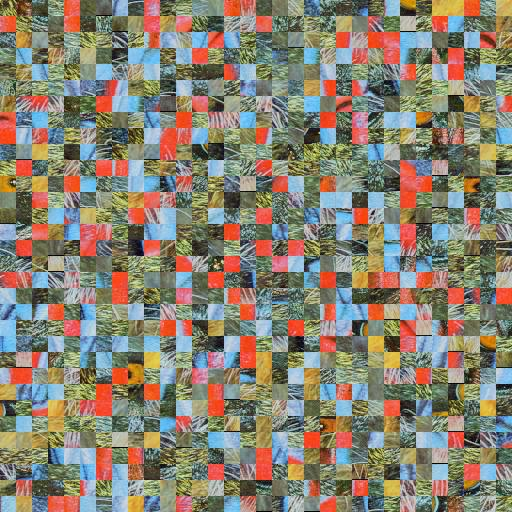
#> input picture puzzle.jpg, 512 x 512 px
$ python image_scrambler.py puzzle.jpg   (Python 2 division)   (older library calls are emulated)
#> lines starting #> are read from the running program, lines starting #| are printed output that depends on the picture
### util/flatten_image.py
#!/usr/bin/env python

import numpy as np
from puzzle.piece import Piece


def flatten_image(image, row_count, column_count, indexed=False):
    """Converts image into list of square pieces.

    Input image is chopped up into pieces of the specified number of rows and columns.
    Each list element is Piece that contains and id, shape, and image

    :params image: Input image.
    :params row_count: number of rows in the puzzle
    :params column_count: number of columns in the puzzle

    Usage::

        >>> from util.flatten_image import flatten_image
        >>> puzzle_array = flatten_image(image, 10, 10)

    """
    i,j,k = image.shape

    # calculate pixel height
    if i+1 % row_count:
        pixel_height = (i // row_count)
    else:
        pixel_height = (i // row_count) + 1

    # calculate pixel width
    if j+1 % column_count:
        pixel_width = (j // column_count)
    else:
        pixel_width = (j // column_count) + 1
    pieces = []

    top, bottom = (0, pixel_height)
    for y in range(row_count):
        left, right = (0, pixel_width)
        for x in range(column_count):
            piece = np.zeros((pixel_height, pixel_width, k))

            floor = min(bottom, i) - top
            wall = min(right, j) - left

            piece[:floor, :wall, :] = image[top:bottom, left:right, :]
            pieces.append(piece)

            left, right = (right, right + pixel_width)
        top, bottom = (bottom, bottom + pixel_height)

    if indexed:
        pieces = [Piece(value, index, None) for index, value in enumerate(pieces)]

    print(("=== Image flattened \n"
           "    Piece width : {0}\n"
           "    Piece height : {1}\n").format(pixel_width, pixel_height))

    return pieces

### util/inflate_image.py
import numpy as np

def inflate_image(pieces, rows, columns):
    """Assembles image from pieces.

    Given an array of pieces and desired image dimensions, function
    assembles image by stacking pieces.

    :params pieces:  Image pieces as an array.
    :params rows:    Number of rows in resulting image.
    :params columns: Number of columns in resulting image.

    Usage::

        >>> from util.flatten_image import flatten_image
        >>> from util.inflate_image import inflate_image
        >>> pieces, rows, cols = flatten_image(...)
        >>> original_img = inflate_image(pieces, rows, cols)

    """
    vertical_stack = []
    for i in range(rows):
        horizontal_stack = []
        for j in range(columns):
            horizontal_stack.append(pieces[i * columns + j])
        vertical_stack.append(np.hstack(horizontal_stack))

    return np.vstack(vertical_stack)

### image_scrambler.py
#!/usr/bin/env python2

"""Create puzzle from input image.

This file loads image and creates puzzle by dividing image
into square pieces and then shuffles pieces to produce random puzzle.

"""

# SYSTEM IMPORTS
import argparse
import os.path
import numpy as np
from scipy.misc import imread, imsave

# PROJECT IMPORTS
from util.flatten_image import flatten_image
from util.inflate_image import inflate_image

DEFAULT_PUZZLE_WIDTH = 10
DEFAULT_PUZZLE_HEIGHT = 10
DEFAULT_OUTPUT_DEST = "./puzzle.jpg"

COLOR_STRING = {
    "ERROR": "\033[31m[ERROR]\033[0m {0}",
    "SUCCESS": "\033[32m[SUCCESS]\033[0m {0}"
}

def print_messages(messages, level="SUCCESS"):
    """Prints given messages as colored strings"""
    print
    for message in messages:
        print COLOR_STRING[level].format(message)

def parse_arguments():
    """Parses input arguments required to create puzzle"""
    description = ("Create puzzle pieces from input image by random shuffling.\n"
                   "Maximum possible rectangle is cropped from original image.")


    parser = argparse.ArgumentParser(description=description,
                                     formatter_class=argparse.RawTextHelpFormatter)

    parser.add_argument("source",
                        type=str,
                        help="Path to the input file.")

    parser.add_argument("--destination", "-d",
                        type=str,
                        default=DEFAULT_OUTPUT_DEST,
                        help="Path to the output file.")

    parser.add_argument("--rows", "-r",
                        type=int,
                        default=DEFAULT_PUZZLE_HEIGHT,
                        help="Number of rows in the puzzle")

    parser.add_argument("--cols", "-c",
                        type=int,
                        default=DEFAULT_PUZZLE_WIDTH,
                        help="Number of columns in the puzzle")

    return parser.parse_args()

def validate_arguments(args):
    """Validates input arguments required to create puzzle"""
    errors = []

    if not os.path.isfile(args.source):
        errors.append("Image does not exist.")

    if len(errors) > 0:
        print_messages(errors, level="ERROR")
        exit()


def image_scramble(image_path, output_path, rows, columns):

#> called with image_path = 'puzzle.jpg', output_path = './puzzle.jpg', rows = 10, columns = 10
    image = imread(image_path)
#> image is the input picture: shape (512, 512, 3); mean R, G, B 137.1, 129.1, 112.9
    pieces = flatten_image(image, rows, columns)
#> after the loop in flatten_image, `for y in range(row_count):`:
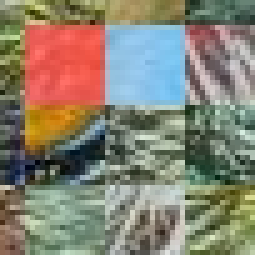
#> piece: shape (51, 51, 3) float64 (shown 5 times larger); mean R, G, B 135.6, 130.1, 113.9
#> after the loop in flatten_image, `for y in range(row_count):`: pieces = 100 items
#| === Image flattened
#|     Piece width : 51
#|     Piece height : 51
#> pieces = 100 items
    np.random.shuffle(pieces)
    puzzle = inflate_image(pieces, rows, columns)
#> after the loop in inflate_image, `for i in range(rows):`: vertical_stack = 10 items
#> in inflate_image, `return np.vstack(vertical_stack)`:
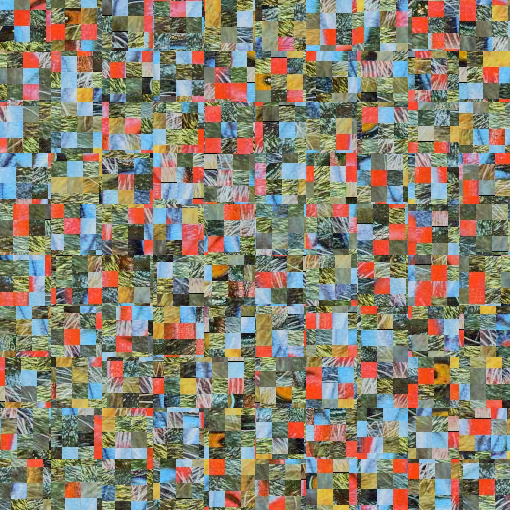
#> returned value: shape (510, 510, 3) float64; mean of channels 0, 1, 2 137.1, 129.1, 112.9; drawn as R, G, B
    imsave(output_path, puzzle)
    print_messages([("Puzzle created: \n"
                     "Rows: {0}\n"
                     "Columns: {1}\n\n"
                     "Puzzle can be found at: {2}").format(rows, columns, output_path)])


if __name__=='__main__':
    ARGS = parse_arguments()
    validate_arguments(ARGS)
    image_scramble(ARGS.source, ARGS.destination, ARGS.rows, ARGS.cols)
